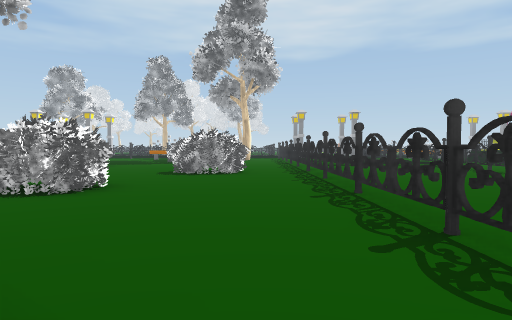
[1] (above)

19 first-person views from a walk through a 3-D level made in the Unity game engine. The camera is 1.3 m above the floor, tilts 2° down and sees 75° across. The floor is counted in squares, 2.14 m on a side. Each view is taken from the middle of a square. On the plan, view 1 faces up. The plan holds only what a view shows up to about 10 squares ahead; the rest is blank. The place goes on beyond the plan. The player is left out. Some animated figures are not drawn. Some surface patterns are stand-ins.

[2]
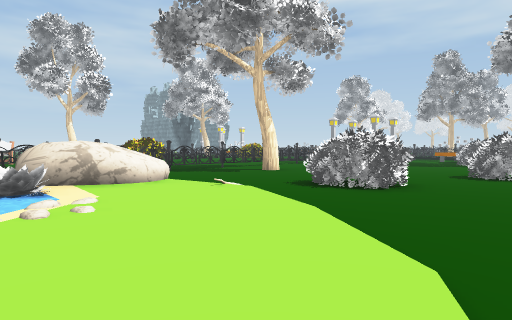

[3]
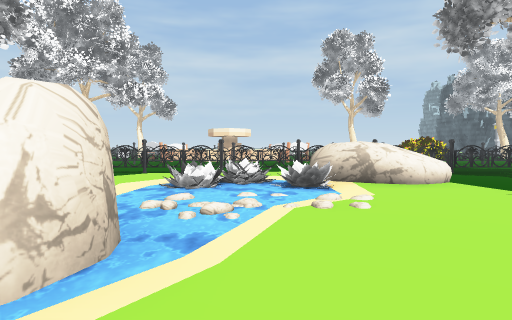

[4]
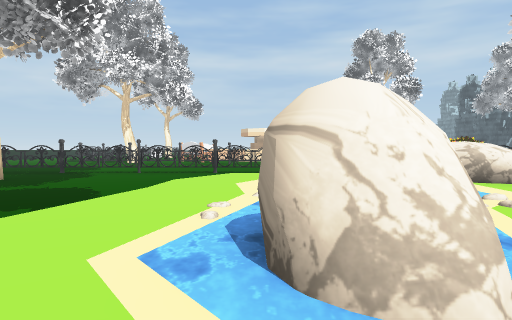

[5]
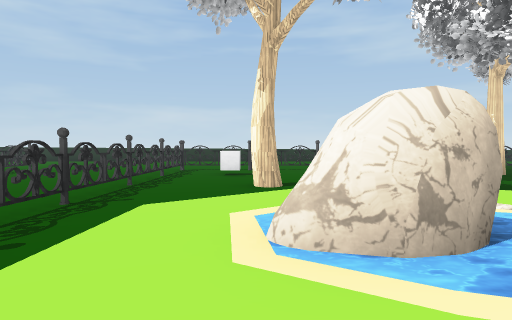

[6]
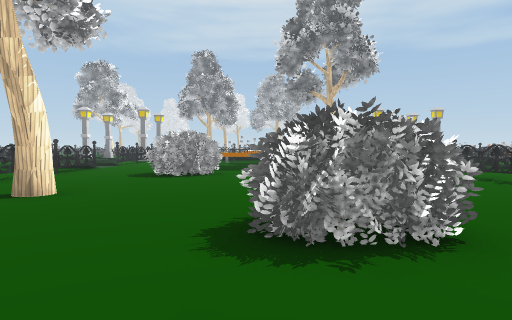

[7]
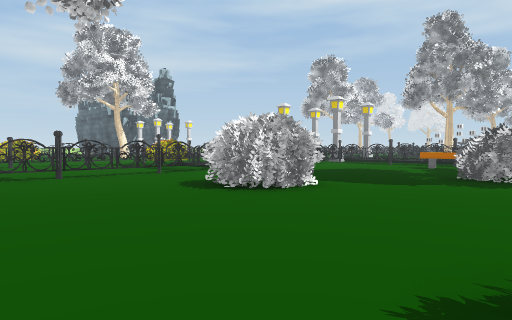

[8]
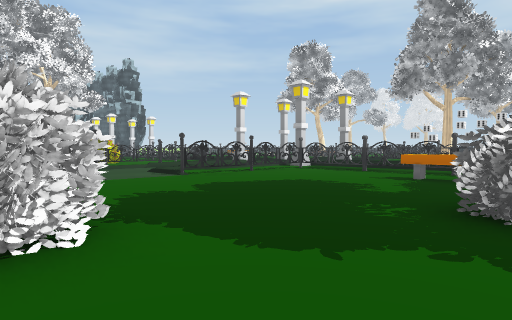

[9]
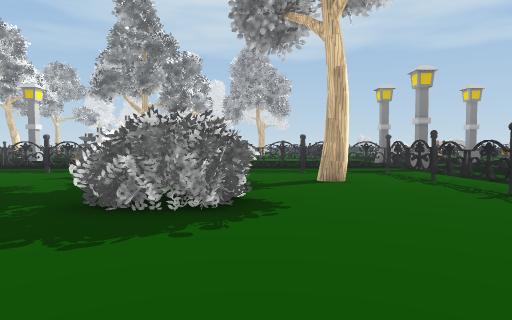

[10]
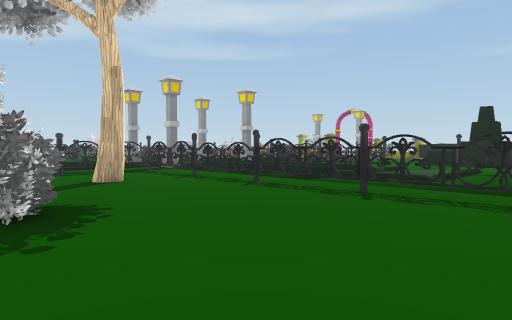

[11]
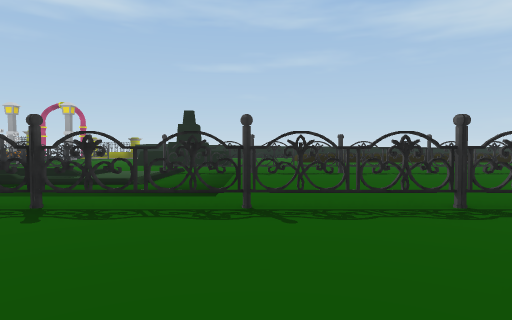

[12]
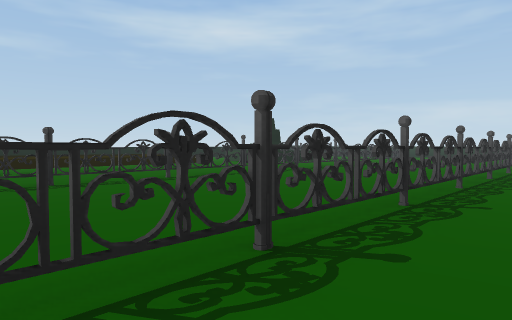

[13]
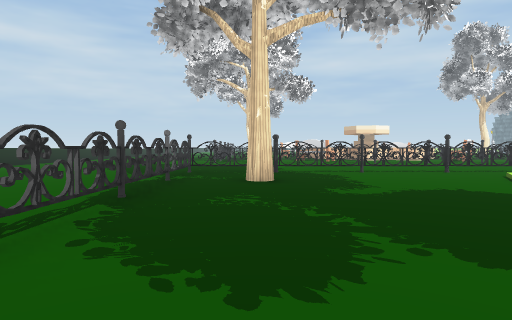

[14]
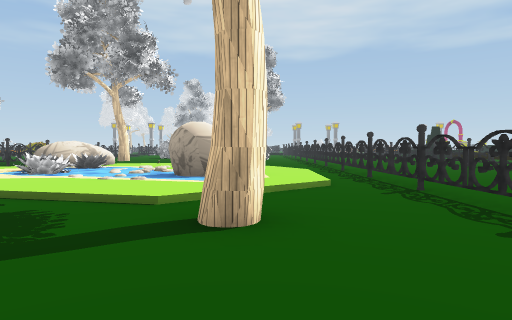

[15]
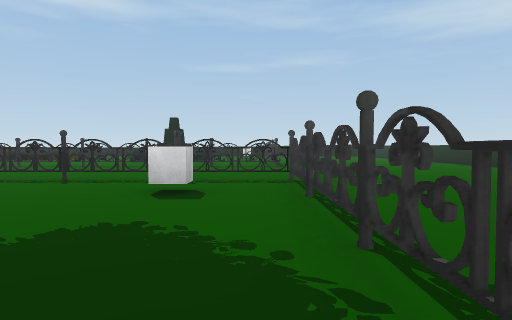

[16]
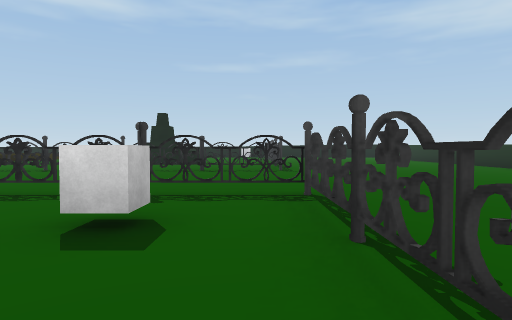

[17]
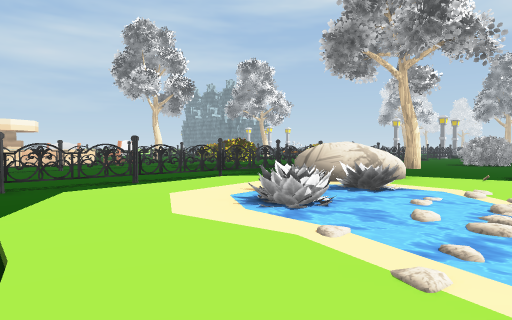

[18]
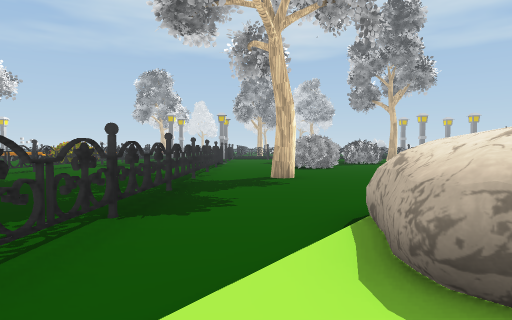

[19]
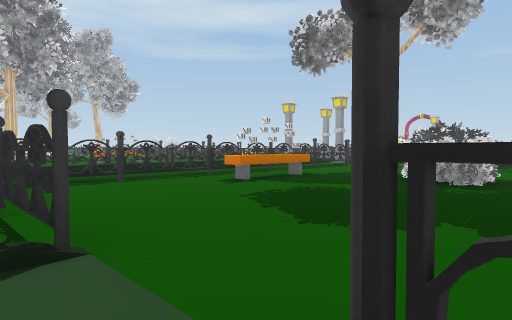

### Floor plan
Key: @ floor where view 1 was taken; # wall or solid block; x gap in a wall; . main floor; : floor 0.25 m higher than the main floor; / step, stairs or slope; ~ water the walk can cross; ≈ water the walk keeps out of; T thing the floor can be seen under or through; O other object.
Columns run from 12 left of view 1 to 10 right of it. Each row starts with its distance up from view 1.
 21    ////// /////O
 20    ............./
 19    #xxTTTTTTTT../
 18   .x...OO....T../
 17  /.#.......O.T../ #
 16 ./.#.........T../.x
 15 .//#....OOO..x../...
 14 .........O...x../....
 13   .#.........x..//#..
 12  ..#..O......x....x..
 11 ...x.OOO.....x....x..
 10 ...x..O......x....x..
  9 ...x......OOOT....x..
  8 ...x......OO.T....x..
  7 ...#.O.......T....#.
  6 ...x..... ...x....x..
  5 ...x....OOO..x....x.../
  4 ...x....OO...x....x.../
  3  ..x...//....x....x.../
  2  ..x.OO:://..x....x.../
  1  ..x/OO::::/.x....x..
  0  ..x:OOO≈:::@x....x..
 -1 ...x::OO≈~:::x....x
 -2 ...x::OO≈OOO:x....x
 -3 ...x/::::OO:/x....x.
 -4 ...x//::::::/x....x.
 -5  ..x.../////.x....x
 -6  ..x.......O.x....x
 -7  ..x.........x....x.
 -8  ..T.........x....x.
 -9   .T.O......O#....x.
-10  ..#.........#....x.
-11  ..OOxxxxxxxx#....#OO
-12   ...............
-13   .....    ........
-14   ...       ........
-15    ..         ......
-16                ....

Positions as (right, up) in squares from view 1, and headings:
1: (0, 0), facing up
2: (0, -1), facing up-left
3: (0, -1), facing left
4: (0, -3), facing left
5: (-1, 0), facing down
6: (-4, 2), facing up
7: (-2, 7), facing up-left
8: (-3, 11), facing up-left
9: (-2, 11), facing up
10: (-3, 11), facing up-right
11: (-2, 11), facing right
12: (0, 6), facing down-right
13: (-1, -9), facing left
14: (-1, -9), facing up
15: (-5, -10), facing right
16: (-3, -10), facing right
17: (-3, -5), facing up-left
18: (-8, -1), facing up
19: (-10, 13), facing up-right
